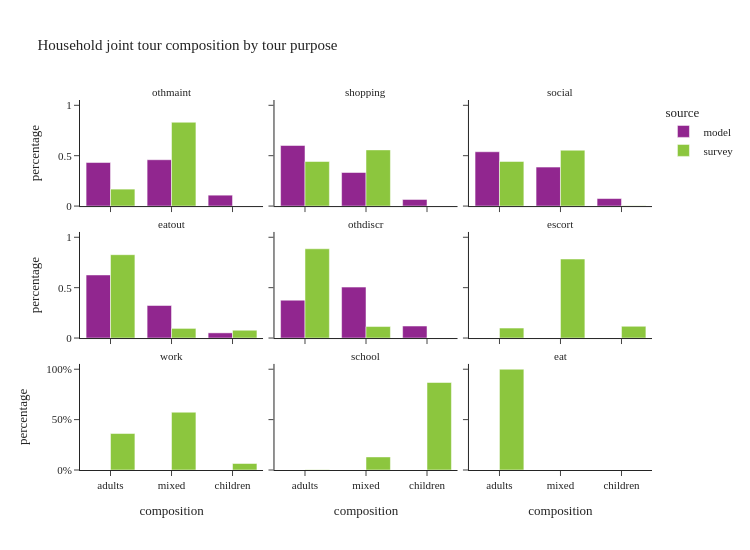

This figure's notebook cell:
### Code cell
plot_joint_tour_segment(joint_tour_data, 'tour_type', "Household joint tour composition by tour purpose", height=550, facet_col_wrap=3)

### Figure 1 — Plotly figure (JSON) as saved in the notebook; plotly's stock layout.template omitted (floating-point values rounded to 4 significant figures)
{"data": [{"alignmentgroup": "True", "customdata": [[9014], [9593], [2256]], "hovertemplate": "source=model<br>tour_type=othmaint<br>composition=%{x}<br>percentage=%{y}<br>sample_size=%{customdata[0]}<extra></extra>", "legendgroup": "model", "marker": {"color": "#91268F", "pattern": {"shape": ""}}, "name": "model", "offsetgroup": "model", "orientation": "v", "showlegend": true, "textposition": "auto", "type": "bar", "x": ["adults", "mixed", "children"], "xaxis": "x7", "y": [0.4321, 0.4598, 0.1081], "yaxis": "y7"}, {"alignmentgroup": "True", "customdata": [[11347], [6286], [1242]], "hovertemplate": "source=model<br>tour_type=shopping<br>composition=%{x}<br>percentage=%{y}<br>sample_size=%{customdata[0]}<extra></extra>", "legendgroup": "model", "marker": {"color": "#91268F", "pattern": {"shape": ""}}, "name": "model", "offsetgroup": "model", "orientation": "v", "showlegend": false, "textposition": "auto", "type": "bar", "x": ["adults", "mixed", "children"], "xaxis": "x8", "y": [0.6012, 0.333, 0.0658], "yaxis": "y8"}, {"alignmentgroup": "True", "customdata": [[5957], [4272], [824]], "hovertemplate": "source=model<br>tour_type=social<br>composition=%{x}<br>percentage=%{y}<br>sample_size=%{customdata[0]}<extra></extra>", "legendgroup": "model", "marker": {"color": "#91268F", "pattern": {"shape": ""}}, "name": "model", "offsetgroup": "model", "orientation": "v", "showlegend": false, "textposition": "auto", "type": "bar", "x": ["adults", "mixed", "children"], "xaxis": "x9", "y": [0.5389, 0.3865, 0.07455], "yaxis": "y9"}, {"alignmentgroup": "True", "customdata": [[8883], [4582], [727]], "hovertemplate": "source=model<br>tour_type=eatout<br>composition=%{x}<br>percentage=%{y}<br>sample_size=%{customdata[0]}<extra></extra>", "legendgroup": "model", "marker": {"color": "#91268F", "pattern": {"shape": ""}}, "name": "model", "offsetgroup": "model", "orientation": "v", "showlegend": false, "textposition": "auto", "type": "bar", "x": ["adults", "mixed", "children"], "xaxis": "x4", "y": [0.6259, 0.3229, 0.05123], "yaxis": "y4"}, {"alignmentgroup": "True", "customdata": [[11934], [16059], [3778]], "hovertemplate": "source=model<br>tour_type=othdiscr<br>composition=%{x}<br>percentage=%{y}<br>sample_size=%{customdata[0]}<extra></extra>", "legendgroup": "model", "marker": {"color": "#91268F", "pattern": {"shape": ""}}, "name": "model", "offsetgroup": "model", "orientation": "v", "showlegend": false, "textposition": "auto", "type": "bar", "x": ["adults", "mixed", "children"], "xaxis": "x5", "y": [0.3756, 0.5055, 0.1189], "yaxis": "y5"}, {"alignmentgroup": "True", "customdata": [[49], [35]], "hovertemplate": "source=survey<br>tour_type=othmaint<br>composition=%{x}<br>percentage=%{y}<br>sample_size=%{customdata[0]}<extra></extra>", "legendgroup": "survey", "marker": {"color": "#8CC63E", "pattern": {"shape": ""}}, "name": "survey", "offsetgroup": "survey", "orientation": "v", "showlegend": true, "textposition": "auto", "type": "bar", "x": ["adults", "mixed"], "xaxis": "x7", "y": [0.1682, 0.8318], "yaxis": "y7"}, {"alignmentgroup": "True", "customdata": [[118], [64], [1]], "hovertemplate": "source=survey<br>tour_type=shopping<br>composition=%{x}<br>percentage=%{y}<br>sample_size=%{customdata[0]}<extra></extra>", "legendgroup": "survey", "marker": {"color": "#8CC63E", "pattern": {"shape": ""}}, "name": "survey", "offsetgroup": "survey", "orientation": "v", "showlegend": false, "textposition": "auto", "type": "bar", "x": ["adults", "mixed", "children"], "xaxis": "x8", "y": [0.4423, 0.5576, 0.0001106], "yaxis": "y8"}, {"alignmentgroup": "True", "customdata": [[200], [159], [8]], "hovertemplate": "source=survey<br>tour_type=social<br>composition=%{x}<br>percentage=%{y}<br>sample_size=%{customdata[0]}<extra></extra>", "legendgroup": "survey", "marker": {"color": "#8CC63E", "pattern": {"shape": ""}}, "name": "survey", "offsetgroup": "survey", "orientation": "v", "showlegend": false, "textposition": "auto", "type": "bar", "x": ["adults", "mixed", "children"], "xaxis": "x9", "y": [0.4425, 0.5543, 0.003201], "yaxis": "y9"}, {"alignmentgroup": "True", "customdata": [[86], [21], [1]], "hovertemplate": "source=survey<br>tour_type=eatout<br>composition=%{x}<br>percentage=%{y}<br>sample_size=%{customdata[0]}<extra></extra>", "legendgroup": "survey", "marker": {"color": "#8CC63E", "pattern": {"shape": ""}}, "name": "survey", "offsetgroup": "survey", "orientation": "v", "showlegend": false, "textposition": "auto", "type": "bar", "x": ["adults", "mixed", "children"], "xaxis": "x4", "y": [0.827, 0.09565, 0.07733], "yaxis": "y4"}, {"alignmentgroup": "True", "customdata": [[13], [4], [2]], "hovertemplate": "source=survey<br>tour_type=othdiscr<br>composition=%{x}<br>percentage=%{y}<br>sample_size=%{customdata[0]}<extra></extra>", "legendgroup": "survey", "marker": {"color": "#8CC63E", "pattern": {"shape": ""}}, "name": "survey", "offsetgroup": "survey", "orientation": "v", "showlegend": false, "textposition": "auto", "type": "bar", "x": ["adults", "mixed", "children"], "xaxis": "x5", "y": [0.8859, 0.1141, 0.0], "yaxis": "y5"}, {"alignmentgroup": "True", "customdata": [[29], [95], [6]], "hovertemplate": "source=survey<br>tour_type=escort<br>composition=%{x}<br>percentage=%{y}<br>sample_size=%{customdata[0]}<extra></extra>", "legendgroup": "survey", "marker": {"color": "#8CC63E", "pattern": {"shape": ""}}, "name": "survey", "offsetgroup": "survey", "orientation": "v", "showlegend": false, "textposition": "auto", "type": "bar", "x": ["adults", "mixed", "children"], "xaxis": "x6", "y": [0.09923, 0.784, 0.1167], "yaxis": "y6"}, {"alignmentgroup": "True", "customdata": [[36], [18], [1]], "hovertemplate": "source=survey<br>tour_type=work<br>composition=%{x}<br>percentage=%{y}<br>sample_size=%{customdata[0]}<extra></extra>", "legendgroup": "survey", "marker": {"color": "#8CC63E", "pattern": {"shape": ""}}, "name": "survey", "offsetgroup": "survey", "orientation": "v", "showlegend": false, "textposition": "auto", "type": "bar", "x": ["adults", "mixed", "children"], "xaxis": "x", "y": [0.362, 0.5735, 0.06448], "yaxis": "y"}, {"alignmentgroup": "True", "customdata": [[1], [2], [64]], "hovertemplate": "source=survey<br>tour_type=school<br>composition=%{x}<br>percentage=%{y}<br>sample_size=%{customdata[0]}<extra></extra>", "legendgroup": "survey", "marker": {"color": "#8CC63E", "pattern": {"shape": ""}}, "name": "survey", "offsetgroup": "survey", "orientation": "v", "showlegend": false, "textposition": "auto", "type": "bar", "x": ["adults", "mixed", "children"], "xaxis": "x2", "y": [0.001907, 0.1297, 0.8684], "yaxis": "y2"}, {"alignmentgroup": "True", "customdata": [[1]], "hovertemplate": "source=survey<br>tour_type=eat<br>composition=%{x}<br>percentage=%{y}<br>sample_size=%{customdata[0]}<extra></extra>", "legendgroup": "survey", "marker": {"color": "#8CC63E", "pattern": {"shape": ""}}, "name": "survey", "offsetgroup": "survey", "orientation": "v", "showlegend": false, "textposition": "auto", "type": "bar", "x": ["adults"], "xaxis": "x3", "y": [1.0], "yaxis": "y3"}], "layout": {"annotations": [{"font": {}, "showarrow": false, "text": "work", "x": 0.16, "xanchor": "center", "xref": "paper", "y": 0.2867, "yanchor": "bottom", "yref": "paper"}, {"font": {}, "showarrow": false, "text": "school", "x": 0.5, "xanchor": "center", "xref": "paper", "y": 0.2867, "yanchor": "bottom", "yref": "paper"}, {"font": {}, "showarrow": false, "text": "eat", "x": 0.84, "xanchor": "center", "xref": "paper", "y": 0.2867, "yanchor": "bottom", "yref": "paper"}, {"font": {}, "showarrow": false, "text": "eatout", "x": 0.16, "xanchor": "center", "xref": "paper", "y": 0.6433, "yanchor": "bottom", "yref": "paper"}, {"font": {}, "showarrow": false, "text": "othdiscr", "x": 0.5, "xanchor": "center", "xref": "paper", "y": 0.6433, "yanchor": "bottom", "yref": "paper"}, {"font": {}, "showarrow": false, "text": "escort", "x": 0.84, "xanchor": "center", "xref": "paper", "y": 0.6433, "yanchor": "bottom", "yref": "paper"}, {"font": {}, "showarrow": false, "text": "othmaint", "x": 0.16, "xanchor": "center", "xref": "paper", "y": 1.0, "yanchor": "bottom", "yref": "paper"}, {"font": {}, "showarrow": false, "text": "shopping", "x": 0.5, "xanchor": "center", "xref": "paper", "y": 1.0, "yanchor": "bottom", "yref": "paper"}, {"font": {}, "showarrow": false, "text": "social", "x": 0.84, "xanchor": "center", "xref": "paper", "y": 1.0, "yanchor": "bottom", "yref": "paper"}], "barmode": "group", "height": 550, "legend": {"title": {"text": "source"}, "tracegroupgap": 0}, "title": {"text": "Household joint tour composition by tour purpose"}, "width": 750, "xaxis": {"anchor": "y", "domain": [0.0, 0.32], "title": {"text": "composition"}}, "xaxis2": {"anchor": "y2", "domain": [0.34, 0.66], "matches": "x", "title": {"text": "composition"}}, "xaxis3": {"anchor": "y3", "domain": [0.68, 1.0], "matches": "x", "title": {"text": "composition"}}, "xaxis4": {"anchor": "y4", "domain": [0.0, 0.32], "matches": "x", "showticklabels": false}, "xaxis5": {"anchor": "y5", "domain": [0.34, 0.66], "matches": "x", "showticklabels": false}, "xaxis6": {"anchor": "y6", "domain": [0.68, 1.0], "matches": "x", "showticklabels": false}, "xaxis7": {"anchor": "y7", "domain": [0.0, 0.32], "matches": "x", "showticklabels": false}, "xaxis8": {"anchor": "y8", "domain": [0.34, 0.66], "matches": "x", "showticklabels": false}, "xaxis9": {"anchor": "y9", "domain": [0.68, 1.0], "matches": "x", "showticklabels": false}, "yaxis": {"anchor": "x", "domain": [0.0, 0.2867], "tickformat": ".0%", "title": {"text": "percentage"}}, "yaxis2": {"anchor": "x2", "domain": [0.0, 0.2867], "matches": "y", "showticklabels": false, "tickformat": ".0%"}, "yaxis3": {"anchor": "x3", "domain": [0.0, 0.2867], "matches": "y", "showticklabels": false}, "yaxis4": {"anchor": "x4", "domain": [0.3567, 0.6433], "matches": "y", "title": {"text": "percentage"}}, "yaxis5": {"anchor": "x5", "domain": [0.3567, 0.6433], "matches": "y", "showticklabels": false}, "yaxis6": {"anchor": "x6", "domain": [0.3567, 0.6433], "matches": "y", "showticklabels": false}, "yaxis7": {"anchor": "x7", "domain": [0.7133, 1.0], "matches": "y", "title": {"text": "percentage"}}, "yaxis8": {"anchor": "x8", "domain": [0.7133, 1.0], "matches": "y", "showticklabels": false}, "yaxis9": {"anchor": "x9", "domain": [0.7133, 1.0], "matches": "y", "showticklabels": false}}}
